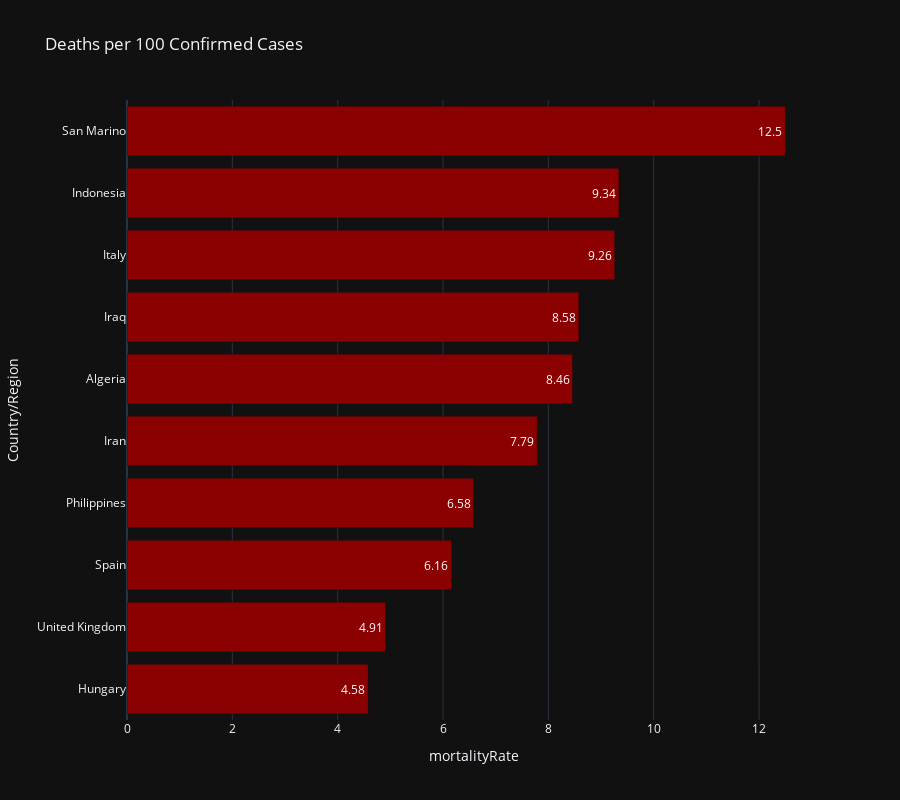

Write notebook code for a chart like this one.
### Code cell
cleaned_latest = cleaned_data[cleaned_data['Date'] == max(cleaned_data['Date'])]
flg = cleaned_latest.groupby('Country/Region')['Confirmed', 'Deaths', 'Recovered', 'Active'].sum().reset_index()

flg['mortalityRate'] = round((flg['Deaths']/flg['Confirmed'])*100, 2)
temp = flg[flg['Confirmed']>100]
temp = temp.sort_values('mortalityRate', ascending=False)

fig = px.bar(temp.sort_values(by="mortalityRate", ascending=False)[:10][::-1],
             x = 'mortalityRate', y = 'Country/Region', 
             title='Deaths per 100 Confirmed Cases', text='mortalityRate', height=800, orientation='h',
             color_discrete_sequence=['darkred']
            )
fig.show()

### Figure 1 — Plotly figure (JSON) as saved in the notebook; plotly's stock layout.template omitted (floating-point values rounded to 4 significant figures)
{"data": [{"alignmentgroup": "True", "hoverlabel": {"namelength": 0}, "hovertemplate": "mortalityRate=%{text}<br>Country/Region=%{y}", "legendgroup": "", "marker": {"color": "darkred"}, "name": "", "offsetgroup": "", "orientation": "h", "showlegend": false, "text": [4.58, 4.91, 6.16, 6.58, 7.79, 8.46, 8.58, 9.26, 9.34, 12.5], "textposition": "auto", "type": "bar", "x": [4.58, 4.91, 6.16, 6.58, 7.79, 8.46, 8.58, 9.26, 9.34, 12.5], "xaxis": "x", "y": ["Hungary", "United Kingdom", "Spain", "Philippines", "Iran", "Algeria", "Iraq", "Italy", "Indonesia", "San Marino"], "yaxis": "y"}], "layout": {"barmode": "relative", "height": 800, "legend": {"tracegroupgap": 0}, "title": {"text": "Deaths per 100 Confirmed Cases"}, "xaxis": {"anchor": "y", "domain": [0, 1], "title": {"text": "mortalityRate"}}, "yaxis": {"anchor": "x", "domain": [0, 1], "title": {"text": "Country/Region"}}}}
